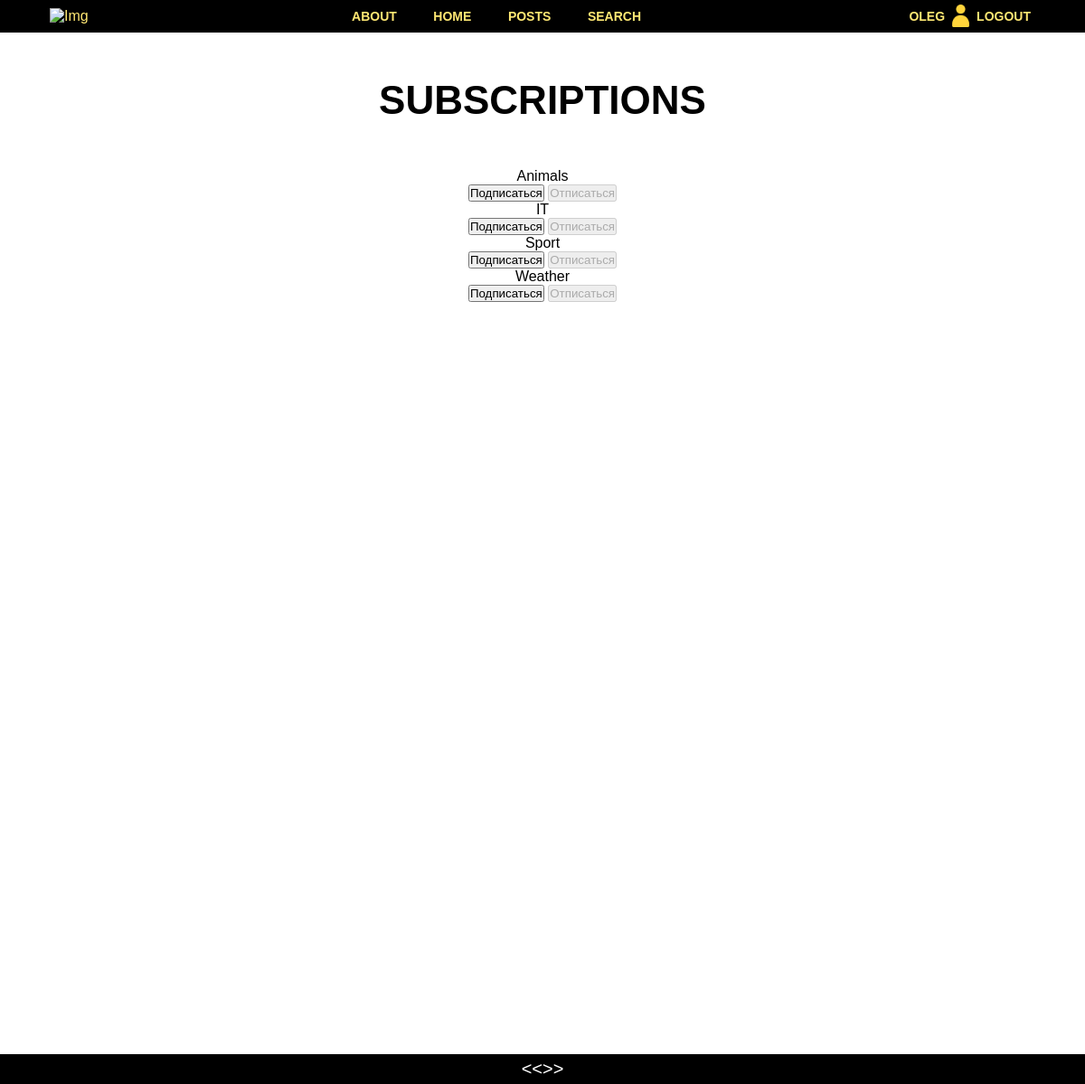
/subscriptions/ (signed in), run on an earlier commit of the app's database.
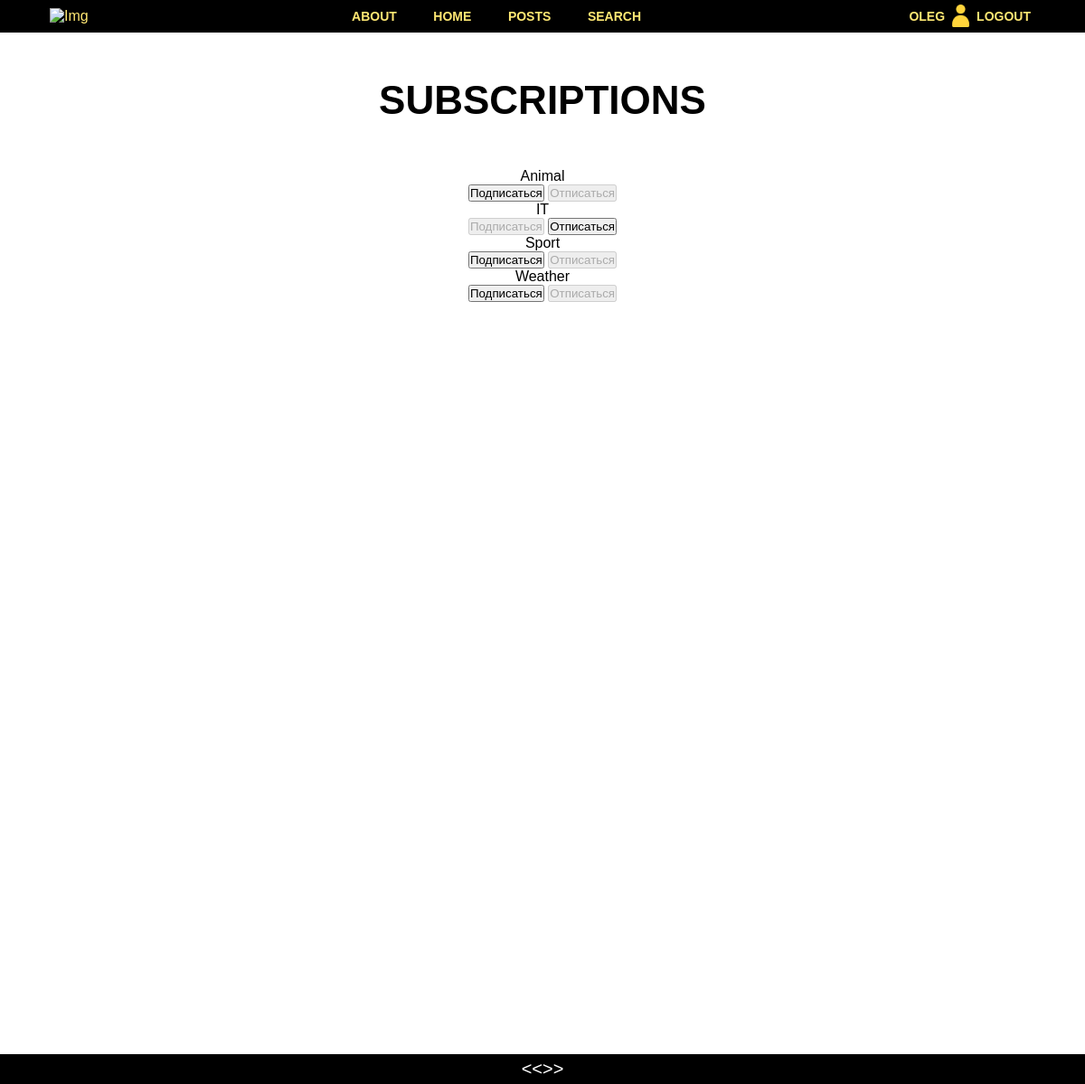
And on a later commit of the database.
### news/models.py (models this page shows)
class Category(models.Model):
    category = models.CharField(max_length=24, unique=True)
    def __str__(self) -> str:
        return self.category

### subscriptions/views.py (the view, shortened to what this page needs)
# urls.py: path('', include('subscriptions.urls')),
@login_required
@csrf_protect
def subscriptions(request):
    categories_with_subscriptions = Category.objects.annotate(
        user_subscribed=Exists(
            Subscribers.objects.filter(
                user=request.user,
                category=OuterRef('pk'),
            )
        )
    ).order_by('category')
    return render(
        request,
        'subscriptions.html',
        {'categories': categories_with_subscriptions},
    )

### templates/subscriptions.html (shortened to what this page needs)
{% extends 'flatpages/default.html' %}
{% block title %}
Subscriptions
{% endblock title %}
{% block content %}
    {% for category in categories  %}
        <p>
            {{ category }}
            <form method="post">
                {% if category.user_subscribed %}
                    <button disabled>Подписаться</button>
                    <button name="action" value="unsubscribe">Отписаться</button>
                {% else %}
                    <button name="action" value="subscribe">Подписаться</button>
                    <button disabled>Отписаться</button>
                {% endif %}
            </form>
        </p>
    {% endfor %}
{% endblock content %}

### templates/flatpages/default.html (shortened to what this page needs)
<!DOCTYPE html>
<html lang="en">
<head>
    {% load custom_filters %}
    {% load custom_tags %}
    {% load static %}
    {% load cache %}
    <link href="{% static 'css/styles.css' %}" rel="stylesheet" />
</head>
<body>
    <header class="wrapper">
        <div class="container">
            <nav class="header_nav">
                <a href="/home" style="min-width: 15px; min-height: 15px; text-align: center;"><img src="https://pythonz.net/media/img/events/thumbs/180x236/db5c67d4-1755-461e-951f-85c82f8d4607.jpeg" alt="Img" width="50px" height="50px"></a>
                <ul>
                    <li>
                        <a href="/about" {% if request.get_full_path == '/about/' %}class="active"{% endif %}>About</a>
                    </li>
                    <li>
                        <a href="/home" {% if request.get_full_path == '/home/' %}class="active"{% endif %}>Home</a>
                    </li>
                    <li>
                        {% url 'posts' as url_posts %}
                        <a href="{% url  'posts' %}"{% if url_posts in request.get_full_path %}class="active"{% endif %}>Posts</a>
                    </li>
                    <li>
                        {% url 'search' as url_search %}
                        <a href="{% url 'search' %}"{% if url_search in request.get_full_path %}class="active"{% endif %}>Search</a>
                    </li>
                </ul>
                <div class="account">
                    {% if request.user.is_authenticated %}
                        <a href="#">{{ request.user.username }}</a>
                        <img src="{% static 'images/user-profile_login.png' %}" alt="My image" width="25" height="25"/>
                        <a href="http://127.0.0.1:8000/accounts/logout/">logout</a>
                    {% else %}
                        <a href="http://127.0.0.1:8000/accounts/login/">login</a>
                        <img src="{% static 'images/user-profile_unlogin.png' %}" alt="img" width="25px" height="25px">
                    {% endif %}
                </div>
            </nav>
        </div>
    </header>
    <div class="content wrapper">
        <div class="container">
            <div class="container-content">
                <div class="container-content_header">
                    <h1>
                        {% block title %}{% endblock title %}
                    </h1>
                </div>
                <div class="container-content_body">
                    {% block content %}{% endblock content %}
                </div>
            </div>
        </div>
    </div>
    {% if not url_search == request.get_full_path %}
    <div class="pagination">
        <span class="step-links">
                <span class="current">
                    <<{{page_obj.number}}>>
                </span>
        </span>
    </div>
    {% endif %}
</body>
</html>

### static/css/styles.css (style rules this page uses)
* { padding: 0; margin: 0; font-family: Arial, Helvetica, sans-serif; }
li { list-style: none !important; }
* a { text-decoration: none; padding: 5px; color: #FFE873; }
.account { padding: 5px; display: flex; justify-content: center; }
.account a { text-transform: uppercase; font-weight: bold; font-size: 14px; }
.container { width: 1280px; }
.wrapper { width: 100%; height: auto; display: flex; align-items: center; justify-content: center; }
header.wrapper { background-color: black; }
header nav { display: flex; width: auto; height: auto; align-items: center; justify-content: space-between; margin-left: 50px; margin-right: 50px; }
header ul { width: 30%; display: flex; padding: 5px; justify-content: space-between; }
header li { text-transform: uppercase; font-weight: bold; font-size: 14px; }
.content { display: flex; align-items: center; justify-content: center; }
.container-content { width: 100%; min-height: 1080px; display: flex; align-items:center; flex-direction: column; }
.content .container-content { padding-top: 50px; }
.container-content_header { font-size: 22px; text-transform: uppercase; font-family: 'Times New Roman', Times, serif !important; }
.container-content_body { display: flex; flex-direction: column; padding-top: 50px; width: 1200px; height: auto; align-items: center; justify-content: center; }
.pagination { padding: 5px 0px 5px 0px; text-align: center; position: sticky; bottom: 0%; width: 100%; background-color: black; }
.pagination * { font-size: 20px; }
.pagination span { color: white; }

What changed in the data, as far as the page shows it:
removed Category: category "Animals", shows "Подписаться"
added Category: category "Animal", shows "Подписаться"
